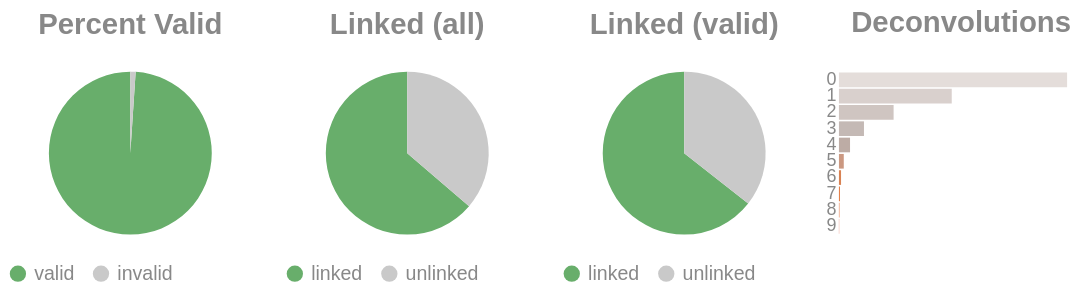

Notebook source saved alongside this figure:
### Code cell
if SKIPLR:
    pass
else:
    clash = Counter()
    for i in valids['molecule'].to_list():
        _mol = i.split("-")
        if len(_mol) == 1:
            clash.update('0')
        else:
            clash.update(_mol[-1])

    _d = {"deconvolutions": [], 'count': []}
    for k,v in clash.items():
        _d['deconvolutions'].append(k)
        _d['count'].append(v)

    tot_valid = valids['reads'].sum()
    mask = valids['reads'] >= 2
    n_linked_reads = valids.filter(mask)['reads'].sum()
    if n_linked_reads == 0:
        print_html("No linked molecules (>=2 reads) were detected; skipping linked-only distributions.")
        SKIPLR = True
    else:
        perc_valid = round(tot_valid / n_reads, 4)
        linked_perc_abs = round(n_linked_reads / n_reads, 4)
        linked_perc = round(n_linked_reads / tot_valid, 4)

    _valid = pl.DataFrame({"valids": ['valid', 'invalid'], "count": [tot_valid, n_reads - tot_valid]})
    _linked_abs = pl.DataFrame({"linked (absolute)": ['linked', 'unlinked'], "count": [n_linked_reads, n_reads - n_linked_reads]})
    _linked_rel = pl.DataFrame({"linked (valids)": ['linked', 'unlinked'], "count": [n_linked_reads, tot_valid - n_linked_reads]})

    (
        alt.hconcat(
            piechart(_valid, goodval = 'valid', title = "Percent Valid"),
            piechart(_linked_abs, goodval = "linked", title =  "Linked (all)"),
            piechart(_linked_rel, goodval = "linked", title =  "Linked (valid)"),
            convolutionbar(pl.DataFrame(_d), title = "Deconvolutions"),
            center = True,
            bounds = 'flush'
        )
        .resolve_scale(color='independent')
        .resolve_legend('independent')
        .properties(usermeta={'embedOptions': {"actions": False}})
    ).display()

### Figure 1 — Vega-Lite specification as saved in the notebook (floating-point values rounded to 4 significant figures)
{"width": "container", "height": 400, "config": {"title": {"anchor": "start", "dy": -15, "fontSize": 18, "color": "#888888", "subtitleColor": "#888888", "subtitleFontSize": 14}, "arc": {"fill": "#0072B2"}, "axis": {"domainColor": "#888888", "domainWidth": 0.5, "gridWidth": 0.2, "grid": false, "titleFontWeight": 400, "titleFontSize": 15, "labelFontSize": 11, "labelColor": "#888888", "tickColor": "#888888", "tickWidth": 0.2, "titleColor": "#888888"}, "axisBand": {"grid": false}, "axisX": {"grid": true, "tickSize": 10, "domainCap": "round"}, "axisY": {"domain": false, "grid": true, "tickSize": 0, "domainCap": "round"}, "background": "transparent", "header": {"labelFontSize": 15, "labelColor": "#888888", "titleFontSize": 15, "titleFontWeight": 600, "titleColor": "#888888"}, "legend": {"labelFont": "sans-serif", "labelFontSize": 12, "labelColor": "#888888", "symbolSize": 100, "symbolType": "circle", "titleFontSize": 12, "titlePadding": 10, "titleColor": "#888888", "title": null}, "range": {"category": ["#E69F00", "#56B4E9", "#009E73", "#F0E442", "#0072B2", "#D55E00", "#CC79A7", "#000000"], "diverging": ["#cfe8f3", "#a2d4ec", "#73bfe2", "#46abdb", "#1696d2", "#12719e"]}, "area": {"fill": "#0072B2", "fillOpacity": 0.7, "line": true, "strokeOpacity": 0.7}, "line": {"color": "#0072B2", "stroke": "#0072B2", "strokeWidth": 2}, "trail": {"color": "#0072B2", "stroke": "#0072B2", "strokeWidth": 0, "size": 1}, "point": {"filled": true, "fillOpacity": 1.0, "size": 95}, "text": {"color": "#888888", "fontSize": 11, "align": "right", "fontWeight": 400, "size": 11}, "bar": {"fill": "#0072B2", "stroke": null}, "view": {"stroke": null, "continuousWidth": 660, "continuousHeight": 400}}, "hconcat": [{"data": {"name": "data-e5652f057bf1ef42d60922d56949f0c0"}, "mark": {"type": "arc"}, "encoding": {"color": {"field": "valids", "legend": {"orient": "bottom", "title": null}, "scale": {"domain": ["valid", "invalid"], "range": ["#68ae6b", "#C9C9C9"]}, "title": "Valids", "type": "nominal"}, "theta": {"field": "count", "type": "quantitative"}, "tooltip": [{"field": "valids", "title": "Valids", "type": "ordinal"}, {"field": "percent", "format": ".2%", "title": "Percent", "type": "quantitative"}, {"field": "count", "title": "Count", "type": "quantitative"}]}, "height": 100, "title": {"text": "Percent Valid", "align": "center", "anchor": "middle"}, "transform": [{"calculate": "datum.count / 5170337", "as": "percent"}], "width": 150}, {"data": {"name": "data-3ab49d9b4983d076af6f3e62112e0164"}, "mark": {"type": "arc"}, "encoding": {"color": {"field": "linked (absolute)", "legend": {"orient": "bottom", "title": null}, "scale": {"domain": ["linked", "unlinked"], "range": ["#68ae6b", "#C9C9C9"]}, "title": "Linked (Absolute)", "type": "nominal"}, "theta": {"field": "count", "type": "quantitative"}, "tooltip": [{"field": "linked (absolute)", "title": "Linked (Absolute)", "type": "ordinal"}, {"field": "percent", "format": ".2%", "title": "Percent", "type": "quantitative"}, {"field": "count", "title": "Count", "type": "quantitative"}]}, "height": 100, "title": {"text": "Linked (all)", "align": "center", "anchor": "middle"}, "transform": [{"calculate": "datum.count / 5170337", "as": "percent"}], "width": 150}, {"data": {"name": "data-b4da9851303e64846fde8977e5b266e3"}, "mark": {"type": "arc"}, "encoding": {"color": {"field": "linked (valids)", "legend": {"orient": "bottom", "title": null}, "scale": {"domain": ["linked", "unlinked"], "range": ["#68ae6b", "#C9C9C9"]}, "title": "Linked (Valids)", "type": "nominal"}, "theta": {"field": "count", "type": "quantitative"}, "tooltip": [{"field": "linked (valids)", "title": "Linked (Valids)", "type": "ordinal"}, {"field": "percent", "format": ".2%", "title": "Percent", "type": "quantitative"}, {"field": "count", "title": "Count", "type": "quantitative"}]}, "height": 100, "title": {"text": "Linked (valid)", "align": "center", "anchor": "middle"}, "transform": [{"calculate": "datum.count / 5116263", "as": "percent"}], "width": 150}, {"data": {"name": "data-90ca47825b5b5bb2f6536b9a2ea304c0"}, "mark": {"type": "bar"}, "encoding": {"color": {"field": "deconvolutions", "legend": null, "scale": {"scheme": "lightgreyred"}, "type": "nominal"}, "tooltip": [{"field": "deconvolutions", "title": "Deconvolutions", "type": "ordinal"}, {"field": "percent", "format": ".2%", "title": "Percent", "type": "quantitative"}, {"field": "count", "title": "Count", "type": "quantitative"}], "x": {"axis": null, "field": "count", "type": "quantitative"}, "y": {"field": "deconvolutions", "sort": "ascending", "title": null, "type": "nominal"}}, "height": 100, "title": {"text": "Deconvolutions", "align": "center", "anchor": "middle"}, "transform": [{"calculate": "datum.count / 2882690", "as": "percent"}], "width": 150}], "bounds": "flush", "center": true, "resolve": {"legend": {"angle": "independent"}, "scale": {"color": "independent"}}, "usermeta": {"embedOptions": {"actions": false}}, "$schema": "https://vega.github.io/schema/vega-lite/v6.4.1.json", "datasets": {"data-e5652f057bf1ef42d60922d56949f0c0": [{"valids": "valid", "count": 5116263}, {"valids": "invalid", "count": 54074}], "data-3ab49d9b4983d076af6f3e62112e0164": [{"linked (absolute)": "linked", "count": 3294382}, {"linked (absolute)": "unlinked", "count": 1875955}], "data-b4da9851303e64846fde8977e5b266e3": [{"linked (valids)": "linked", "count": 3294382}, {"linked (valids)": "unlinked", "count": 1821881}], "data-90ca47825b5b5bb2f6536b9a2ea304c0": [{"deconvolutions": "0", "count": 1494052}, {"deconvolutions": "1", "count": 738682}, {"deconvolutions": "2", "count": 357944}, {"deconvolutions": "3", "count": 163884}, {"deconvolutions": "4", "count": 72732}, {"deconvolutions": "5", "count": 31664}, {"deconvolutions": "6", "count": 13822}, {"deconvolutions": "7", "count": 6025}, {"deconvolutions": "8", "count": 2689}, {"deconvolutions": "9", "count": 1196}]}}
